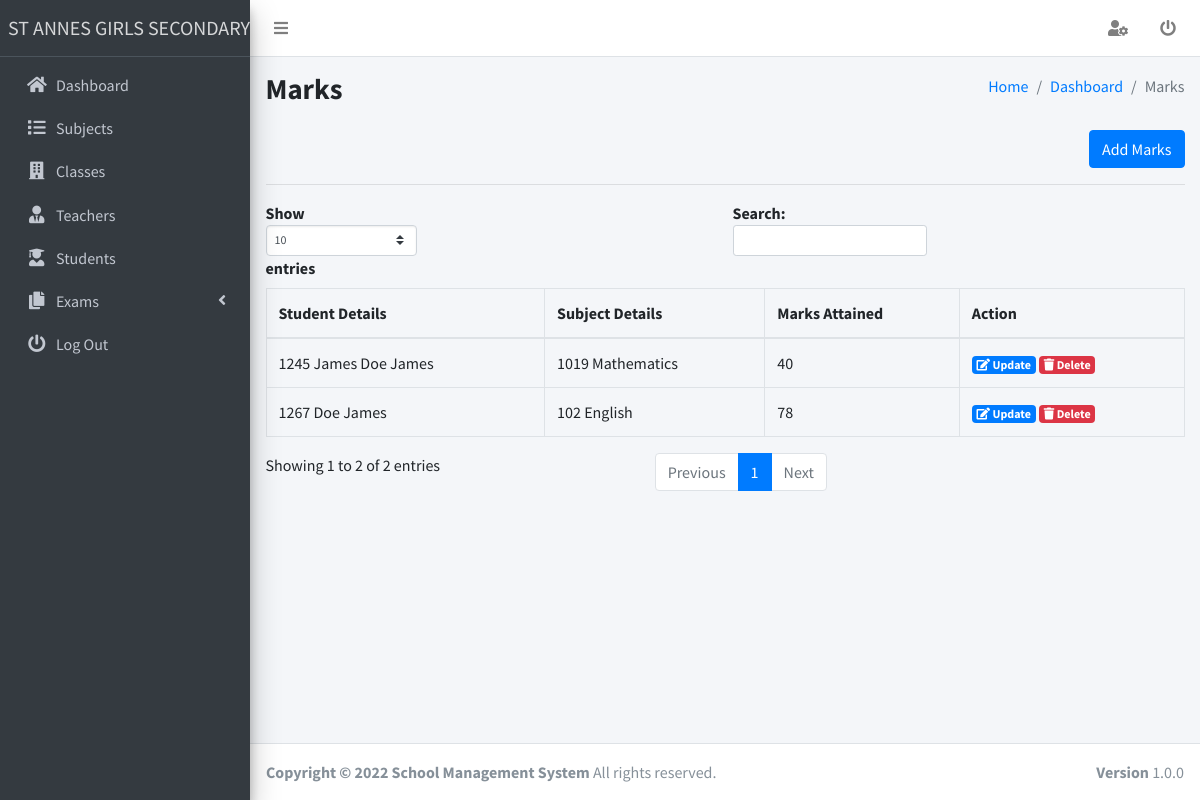
The page /marks_entry (signed in) on the database its author committed.
### tables this page shows
CREATE TABLE `marks` (
  `marks_id` int(200) NOT NULL,
  `marks_subject_id` int(200) NOT NULL,
  `marks_student_id` int(200) NOT NULL,
  `marks_aggregate` varchar(200) DEFAULT NULL
);

CREATE TABLE `student` (
  `student_id` int(200) NOT NULL,
  `student_admno` varchar(200) DEFAULT NULL,
  `student_class_id` int(200) NOT NULL,
  `student_name` varchar(200) DEFAULT NULL
);

CREATE TABLE `subject` (
  `subject_id` int(200) NOT NULL,
  `subject_code` varchar(200) DEFAULT NULL,
  `subject_name` varchar(200) DEFAULT NULL
);

### marks_entry.php (the view, shortened to what this page needs)
<?php
require_once('config/config.php');
require_once('partials/head.php');
?>
<body class="hold-transition sidebar-mini layout-fixed layout-navbar-fixed layout-footer-fixed">
    <div class="wrapper">
        <?php require_once('partials/navbar.php'); ?>
        <?php require_once('partials/aside.php'); ?>
        <div class="content-wrapper">
            <div class="content-header">
                <div class="container-fluid">
                    <div class="row mb-2">
                        <div class="col-sm-6">
                            <h1 class="m-0 text-bold">Marks</h1>
                        </div>
                        <div class="col-sm-6">
                            <ol class="breadcrumb float-sm-right">
                                <li class="breadcrumb-item"><a href="dashboard">Home</a></li>
                                <li class="breadcrumb-item"><a href="">Dashboard</a></li>
                                <li class="breadcrumb-item active">Marks</li>
                            </ol>
                        </div>
                    </div>
                </div>
            </div>
            <section class="content">
                <div class="container-fluid">
                    <div class="text-right">
                        <button type="button" class="btn btn-primary" data-toggle="modal" data-target="#add_modal">Add Marks</button>
                    </div>
                    <hr>
                    <div class="row">
                        <div class="col-12">
                            <table id="" class="table table-bordered table-hover">
                                <thead>
                                    <tr>
                                        <th>Student Details</th>
                                        <th>Subject Details </th>
                                        <th>Marks Attained</th>
                                        <th>Action</th>
                                    </tr>
                                </thead>
                                <tbody>
                                    <?php
                                    $ret = "SELECT * FROM marks m
                                    INNER JOIN student s ON m.marks_student_id = s.student_id
                                    INNER JOIN subject sb ON m.marks_subject_id = sb.subject_id";
                                    $stmt = $mysqli->prepare($ret);
                                    $stmt->execute();
                                    $res = $stmt->get_result();
                                    while ($marks = $res->fetch_object()) {
                                    ?>
                                        <tr>
                                            <td><?php echo $marks->student_admno . ' ' . $marks->student_name; ?></td>
                                            <td>
                                                <?php echo $marks->subject_code . ' ' . $marks->subject_name; ?></td>
                                            <td>
                                                <?php echo $marks->marks_aggregate; ?>
                                            </td>
                                            <td>
                                                <a class="badge badge-primary" data-toggle="modal" href="#edit-<?php echo $marks->marks_id; ?>">
                                                    <i class="fas fa-edit"></i>
                                                    Update
                                                </a>
                                                <a class="badge badge-danger" data-toggle="modal" href="#delete-<?php echo $marks->marks_id; ?>">
                                                    <i class="fas fa-trash"></i>
                                                    Delete
                                                </a>
                                            </td>
                                        </tr>
                                    <?php
                                    }
                                    ?>
                                </tbody>
                            </table>
                        </div>
                    </div>
                </div>
            </section>
        </div>
        <?php require_once('partials/footer.php'); ?>
    </div>
</body>
</html>

### rows shown on the page
marks: marks_student.student_admno "1245", marks_student.student_name "James Doe James", marks_subject.subject_code "1019", marks_subject.subject_name "Mathematics", marks_aggregate "40"
marks: marks_student.student_admno "1267", marks_student.student_name "Doe James", marks_subject.subject_code "102", marks_subject.subject_name "English", marks_aggregate "78"
